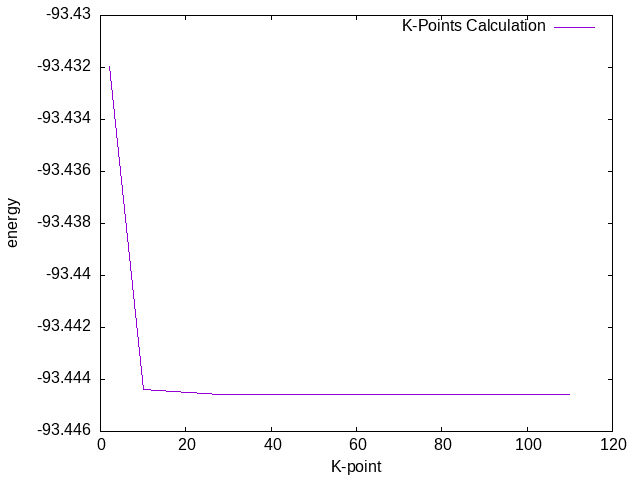

Write the gnuplot code that produced this figure.
set terminal png
set output 'kpoint.png'
set xlabel 'K-point'
set ylabel 'energy'
plot 'etot_v_kp.dat' w l title 'K-Points Calculation'
